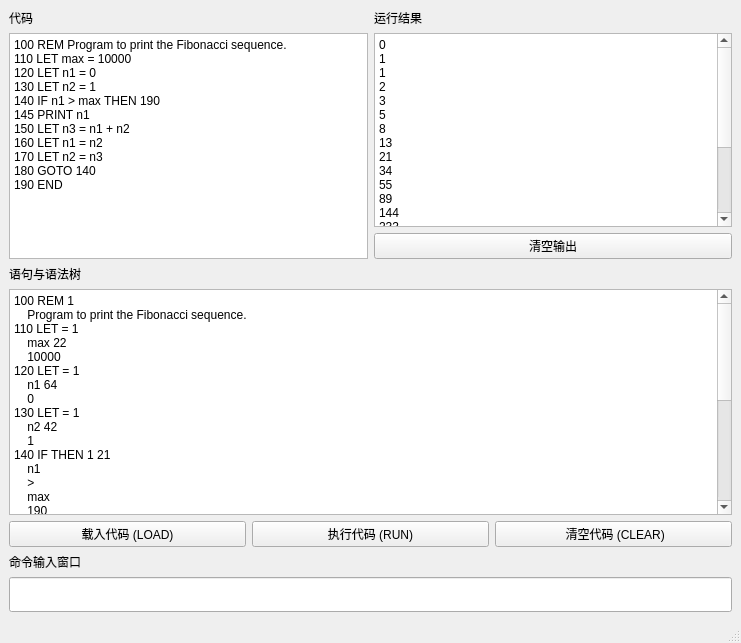
<?xml version="1.0" encoding="UTF-8"?>
<ui version="4.0">
 <class>MainWindow</class>
 <widget class="QMainWindow" name="MainWindow">
  <property name="geometry">
   <rect>
    <x>0</x>
    <y>0</y>
    <width>741</width>
    <height>643</height>
   </rect>
  </property>
  <property name="sizePolicy">
   <sizepolicy hsizetype="Preferred" vsizetype="Preferred">
    <horstretch>0</horstretch>
    <verstretch>0</verstretch>
   </sizepolicy>
  </property>
  <property name="windowTitle">
   <string>GuiBasic</string>
  </property>
  <widget class="QWidget" name="centralwidget">
   <property name="sizePolicy">
    <sizepolicy hsizetype="Expanding" vsizetype="Expanding">
     <horstretch>0</horstretch>
     <verstretch>0</verstretch>
    </sizepolicy>
   </property>
   <layout class="QHBoxLayout" name="horizontalLayout_3">
    <item>
     <layout class="QVBoxLayout" name="verticalLayout">
      <item>
       <layout class="QHBoxLayout" name="horizontalLayout">
        <item>
         <layout class="QVBoxLayout" name="verticalLayout_2">
          <item>
           <widget class="QLabel" name="label">
            <property name="text">
             <string>代码</string>
            </property>
           </widget>
          </item>
          <item>
           <widget class="QTextBrowser" name="CodeDisplay">
            <property name="readOnly">
             <bool>true</bool>
            </property>
            <property name="html">
             <string>&lt;!DOCTYPE HTML PUBLIC &quot;-//W3C//DTD HTML 4.0//EN&quot; &quot;http://www.w3.org/TR/REC-html40/strict.dtd&quot;&gt;
&lt;html&gt;&lt;head&gt;&lt;meta name=&quot;qrichtext&quot; content=&quot;1&quot; /&gt;&lt;meta charset=&quot;utf-8&quot; /&gt;&lt;style type=&quot;text/css&quot;&gt;
p, li { white-space: pre-wrap; }
hr { height: 1px; border-width: 0; }
li.unchecked::marker { content: &quot;\2610&quot;; }
li.checked::marker { content: &quot;\2612&quot;; }
&lt;/style&gt;&lt;/head&gt;&lt;body style=&quot; font-family:'Microsoft YaHei UI'; font-size:9pt; font-weight:400; font-style:normal;&quot;&gt;
&lt;p style=&quot; margin-top:0px; margin-bottom:0px; margin-left:0px; margin-right:0px; -qt-block-indent:0; text-indent:0px;&quot;&gt;&lt;span style=&quot; font-family:'.AppleSystemUIFont';&quot;&gt;100 REM Program to print the Fibonacci sequence.&lt;/span&gt;&lt;/p&gt;
&lt;p style=&quot; margin-top:0px; margin-bottom:0px; margin-left:0px; margin-right:0px; -qt-block-indent:0; text-indent:0px;&quot;&gt;&lt;span style=&quot; font-family:'.AppleSystemUIFont';&quot;&gt;110 LET max = 10000&lt;/span&gt;&lt;/p&gt;
&lt;p style=&quot; margin-top:0px; margin-bottom:0px; margin-left:0px; margin-right:0px; -qt-block-indent:0; text-indent:0px;&quot;&gt;&lt;span style=&quot; font-family:'.AppleSystemUIFont';&quot;&gt;120 LET n1 = 0&lt;/span&gt;&lt;/p&gt;
&lt;p style=&quot; margin-top:0px; margin-bottom:0px; margin-left:0px; margin-right:0px; -qt-block-indent:0; text-indent:0px;&quot;&gt;&lt;span style=&quot; font-family:'.AppleSystemUIFont';&quot;&gt;130 LET n2 = 1&lt;/span&gt;&lt;/p&gt;
&lt;p style=&quot; margin-top:0px; margin-bottom:0px; margin-left:0px; margin-right:0px; -qt-block-indent:0; text-indent:0px;&quot;&gt;&lt;span style=&quot; font-family:'.AppleSystemUIFont';&quot;&gt;140 IF n1 &amp;gt; max THEN 190&lt;/span&gt;&lt;/p&gt;
&lt;p style=&quot; margin-top:0px; margin-bottom:0px; margin-left:0px; margin-right:0px; -qt-block-indent:0; text-indent:0px;&quot;&gt;&lt;span style=&quot; font-family:'.AppleSystemUIFont';&quot;&gt;145 PRINT n1&lt;/span&gt;&lt;/p&gt;
&lt;p style=&quot; margin-top:0px; margin-bottom:0px; margin-left:0px; margin-right:0px; -qt-block-indent:0; text-indent:0px;&quot;&gt;&lt;span style=&quot; font-family:'.AppleSystemUIFont';&quot;&gt;150 LET n3 = n1 + n2&lt;/span&gt;&lt;/p&gt;
&lt;p style=&quot; margin-top:0px; margin-bottom:0px; margin-left:0px; margin-right:0px; -qt-block-indent:0; text-indent:0px;&quot;&gt;&lt;span style=&quot; font-family:'.AppleSystemUIFont';&quot;&gt;160 LET n1 = n2&lt;/span&gt;&lt;/p&gt;
&lt;p style=&quot; margin-top:0px; margin-bottom:0px; margin-left:0px; margin-right:0px; -qt-block-indent:0; text-indent:0px;&quot;&gt;&lt;span style=&quot; font-family:'.AppleSystemUIFont';&quot;&gt;170 LET n2 = n3&lt;/span&gt;&lt;/p&gt;
&lt;p style=&quot; margin-top:0px; margin-bottom:0px; margin-left:0px; margin-right:0px; -qt-block-indent:0; text-indent:0px;&quot;&gt;&lt;span style=&quot; font-family:'.AppleSystemUIFont';&quot;&gt;180 GOTO 140&lt;/span&gt;&lt;/p&gt;
&lt;p style=&quot; margin-top:0px; margin-bottom:0px; margin-left:0px; margin-right:0px; -qt-block-indent:0; text-indent:0px;&quot;&gt;&lt;span style=&quot; font-family:'.AppleSystemUIFont';&quot;&gt;190 END&lt;/span&gt;&lt;/p&gt;&lt;/body&gt;&lt;/html&gt;</string>
            </property>
           </widget>
          </item>
         </layout>
        </item>
        <item>
         <layout class="QVBoxLayout" name="verticalLayout_4">
          <item>
           <widget class="QLabel" name="label_3">
            <property name="text">
             <string>运行结果</string>
            </property>
           </widget>
          </item>
          <item>
           <widget class="QTextBrowser" name="textBrowser">
            <property name="html">
             <string>&lt;!DOCTYPE HTML PUBLIC &quot;-//W3C//DTD HTML 4.0//EN&quot; &quot;http://www.w3.org/TR/REC-html40/strict.dtd&quot;&gt;
&lt;html&gt;&lt;head&gt;&lt;meta name=&quot;qrichtext&quot; content=&quot;1&quot; /&gt;&lt;meta charset=&quot;utf-8&quot; /&gt;&lt;style type=&quot;text/css&quot;&gt;
p, li { white-space: pre-wrap; }
hr { height: 1px; border-width: 0; }
li.unchecked::marker { content: &quot;\2610&quot;; }
li.checked::marker { content: &quot;\2612&quot;; }
&lt;/style&gt;&lt;/head&gt;&lt;body style=&quot; font-family:'Microsoft YaHei UI'; font-size:9pt; font-weight:400; font-style:normal;&quot;&gt;
&lt;p style=&quot; margin-top:0px; margin-bottom:0px; margin-left:0px; margin-right:0px; -qt-block-indent:0; text-indent:0px;&quot;&gt;&lt;span style=&quot; font-family:'.AppleSystemUIFont';&quot;&gt;0&lt;/span&gt;&lt;/p&gt;
&lt;p style=&quot; margin-top:0px; margin-bottom:0px; margin-left:0px; margin-right:0px; -qt-block-indent:0; text-indent:0px;&quot;&gt;&lt;span style=&quot; font-family:'.AppleSystemUIFont';&quot;&gt;1&lt;/span&gt;&lt;/p&gt;
&lt;p style=&quot; margin-top:0px; margin-bottom:0px; margin-left:0px; margin-right:0px; -qt-block-indent:0; text-indent:0px;&quot;&gt;&lt;span style=&quot; font-family:'.AppleSystemUIFont';&quot;&gt;1&lt;/span&gt;&lt;/p&gt;
&lt;p style=&quot; margin-top:0px; margin-bottom:0px; margin-left:0px; margin-right:0px; -qt-block-indent:0; text-indent:0px;&quot;&gt;&lt;span style=&quot; font-family:'.AppleSystemUIFont';&quot;&gt;2&lt;/span&gt;&lt;/p&gt;
&lt;p style=&quot; margin-top:0px; margin-bottom:0px; margin-left:0px; margin-right:0px; -qt-block-indent:0; text-indent:0px;&quot;&gt;&lt;span style=&quot; font-family:'.AppleSystemUIFont';&quot;&gt;3&lt;/span&gt;&lt;/p&gt;
&lt;p style=&quot; margin-top:0px; margin-bottom:0px; margin-left:0px; margin-right:0px; -qt-block-indent:0; text-indent:0px;&quot;&gt;&lt;span style=&quot; font-family:'.AppleSystemUIFont';&quot;&gt;5&lt;/span&gt;&lt;/p&gt;
&lt;p style=&quot; margin-top:0px; margin-bottom:0px; margin-left:0px; margin-right:0px; -qt-block-indent:0; text-indent:0px;&quot;&gt;&lt;span style=&quot; font-family:'.AppleSystemUIFont';&quot;&gt;8&lt;/span&gt;&lt;/p&gt;
&lt;p style=&quot; margin-top:0px; margin-bottom:0px; margin-left:0px; margin-right:0px; -qt-block-indent:0; text-indent:0px;&quot;&gt;&lt;span style=&quot; font-family:'.AppleSystemUIFont';&quot;&gt;13&lt;/span&gt;&lt;/p&gt;
&lt;p style=&quot; margin-top:0px; margin-bottom:0px; margin-left:0px; margin-right:0px; -qt-block-indent:0; text-indent:0px;&quot;&gt;&lt;span style=&quot; font-family:'.AppleSystemUIFont';&quot;&gt;21&lt;/span&gt;&lt;/p&gt;
&lt;p style=&quot; margin-top:0px; margin-bottom:0px; margin-left:0px; margin-right:0px; -qt-block-indent:0; text-indent:0px;&quot;&gt;&lt;span style=&quot; font-family:'.AppleSystemUIFont';&quot;&gt;34&lt;/span&gt;&lt;/p&gt;
&lt;p style=&quot; margin-top:0px; margin-bottom:0px; margin-left:0px; margin-right:0px; -qt-block-indent:0; text-indent:0px;&quot;&gt;&lt;span style=&quot; font-family:'.AppleSystemUIFont';&quot;&gt;55&lt;/span&gt;&lt;/p&gt;
&lt;p style=&quot; margin-top:0px; margin-bottom:0px; margin-left:0px; margin-right:0px; -qt-block-indent:0; text-indent:0px;&quot;&gt;&lt;span style=&quot; font-family:'.AppleSystemUIFont';&quot;&gt;89&lt;/span&gt;&lt;/p&gt;
&lt;p style=&quot; margin-top:0px; margin-bottom:0px; margin-left:0px; margin-right:0px; -qt-block-indent:0; text-indent:0px;&quot;&gt;&lt;span style=&quot; font-family:'.AppleSystemUIFont';&quot;&gt;144&lt;/span&gt;&lt;/p&gt;
&lt;p style=&quot; margin-top:0px; margin-bottom:0px; margin-left:0px; margin-right:0px; -qt-block-indent:0; text-indent:0px;&quot;&gt;&lt;span style=&quot; font-family:'.AppleSystemUIFont';&quot;&gt;233&lt;/span&gt;&lt;/p&gt;
&lt;p style=&quot; margin-top:0px; margin-bottom:0px; margin-left:0px; margin-right:0px; -qt-block-indent:0; text-indent:0px;&quot;&gt;&lt;span style=&quot; font-family:'.AppleSystemUIFont';&quot;&gt;377&lt;/span&gt;&lt;/p&gt;
&lt;p style=&quot; margin-top:0px; margin-bottom:0px; margin-left:0px; margin-right:0px; -qt-block-indent:0; text-indent:0px;&quot;&gt;&lt;span style=&quot; font-family:'.AppleSystemUIFont';&quot;&gt;610&lt;/span&gt;&lt;/p&gt;
&lt;p style=&quot; margin-top:0px; margin-bottom:0px; margin-left:0px; margin-right:0px; -qt-block-indent:0; text-indent:0px;&quot;&gt;&lt;span style=&quot; font-family:'.AppleSystemUIFont';&quot;&gt;987&lt;/span&gt;&lt;/p&gt;
&lt;p style=&quot; margin-top:0px; margin-bottom:0px; margin-left:0px; margin-right:0px; -qt-block-indent:0; text-indent:0px;&quot;&gt;&lt;span style=&quot; font-family:'.AppleSystemUIFont';&quot;&gt;1597&lt;/span&gt;&lt;/p&gt;
&lt;p style=&quot; margin-top:0px; margin-bottom:0px; margin-left:0px; margin-right:0px; -qt-block-indent:0; text-indent:0px;&quot;&gt;&lt;span style=&quot; font-family:'.AppleSystemUIFont';&quot;&gt;2584&lt;/span&gt;&lt;/p&gt;
&lt;p style=&quot; margin-top:0px; margin-bottom:0px; margin-left:0px; margin-right:0px; -qt-block-indent:0; text-indent:0px;&quot;&gt;&lt;span style=&quot; font-family:'.AppleSystemUIFont';&quot;&gt;4181&lt;/span&gt;&lt;/p&gt;
&lt;p style=&quot; margin-top:0px; margin-bottom:0px; margin-left:0px; margin-right:0px; -qt-block-indent:0; text-indent:0px;&quot;&gt;&lt;span style=&quot; font-family:'.AppleSystemUIFont';&quot;&gt;6765&lt;/span&gt;&lt;/p&gt;
&lt;p style=&quot;-qt-paragraph-type:empty; margin-top:0px; margin-bottom:0px; margin-left:0px; margin-right:0px; -qt-block-indent:0; text-indent:0px; font-family:'.AppleSystemUIFont';&quot;&gt;&lt;br /&gt;&lt;/p&gt;&lt;/body&gt;&lt;/html&gt;</string>
            </property>
           </widget>
          </item>
          <item>
           <widget class="QPushButton" name="clearOutputButton">
            <property name="text">
             <string>清空输出</string>
            </property>
           </widget>
          </item>
         </layout>
        </item>
       </layout>
      </item>
      <item>
       <layout class="QVBoxLayout" name="verticalLayout_3">
        <item>
         <widget class="QLabel" name="label_2">
          <property name="text">
           <string>语句与语法树</string>
          </property>
         </widget>
        </item>
        <item>
         <widget class="QTextBrowser" name="treeDisplay">
          <property name="readOnly">
           <bool>true</bool>
          </property>
          <property name="html">
           <string>&lt;!DOCTYPE HTML PUBLIC &quot;-//W3C//DTD HTML 4.0//EN&quot; &quot;http://www.w3.org/TR/REC-html40/strict.dtd&quot;&gt;
&lt;html&gt;&lt;head&gt;&lt;meta name=&quot;qrichtext&quot; content=&quot;1&quot; /&gt;&lt;meta charset=&quot;utf-8&quot; /&gt;&lt;style type=&quot;text/css&quot;&gt;
p, li { white-space: pre-wrap; }
hr { height: 1px; border-width: 0; }
li.unchecked::marker { content: &quot;\2610&quot;; }
li.checked::marker { content: &quot;\2612&quot;; }
&lt;/style&gt;&lt;/head&gt;&lt;body style=&quot; font-family:'Microsoft YaHei UI'; font-size:9pt; font-weight:400; font-style:normal;&quot;&gt;
&lt;p style=&quot; margin-top:0px; margin-bottom:0px; margin-left:0px; margin-right:0px; -qt-block-indent:0; text-indent:0px;&quot;&gt;100 REM 1&lt;/p&gt;
&lt;p style=&quot; margin-top:0px; margin-bottom:0px; margin-left:0px; margin-right:0px; -qt-block-indent:0; text-indent:0px;&quot;&gt;    Program to print the Fibonacci sequence.&lt;/p&gt;
&lt;p style=&quot; margin-top:0px; margin-bottom:0px; margin-left:0px; margin-right:0px; -qt-block-indent:0; text-indent:0px;&quot;&gt;110 LET = 1&lt;/p&gt;
&lt;p style=&quot; margin-top:0px; margin-bottom:0px; margin-left:0px; margin-right:0px; -qt-block-indent:0; text-indent:0px;&quot;&gt;    max 22&lt;/p&gt;
&lt;p style=&quot; margin-top:0px; margin-bottom:0px; margin-left:0px; margin-right:0px; -qt-block-indent:0; text-indent:0px;&quot;&gt;    10000&lt;/p&gt;
&lt;p style=&quot; margin-top:0px; margin-bottom:0px; margin-left:0px; margin-right:0px; -qt-block-indent:0; text-indent:0px;&quot;&gt;120 LET = 1&lt;/p&gt;
&lt;p style=&quot; margin-top:0px; margin-bottom:0px; margin-left:0px; margin-right:0px; -qt-block-indent:0; text-indent:0px;&quot;&gt;    n1 64&lt;/p&gt;
&lt;p style=&quot; margin-top:0px; margin-bottom:0px; margin-left:0px; margin-right:0px; -qt-block-indent:0; text-indent:0px;&quot;&gt;    0&lt;/p&gt;
&lt;p style=&quot; margin-top:0px; margin-bottom:0px; margin-left:0px; margin-right:0px; -qt-block-indent:0; text-indent:0px;&quot;&gt;130 LET = 1&lt;/p&gt;
&lt;p style=&quot; margin-top:0px; margin-bottom:0px; margin-left:0px; margin-right:0px; -qt-block-indent:0; text-indent:0px;&quot;&gt;    n2 42&lt;/p&gt;
&lt;p style=&quot; margin-top:0px; margin-bottom:0px; margin-left:0px; margin-right:0px; -qt-block-indent:0; text-indent:0px;&quot;&gt;    1&lt;/p&gt;
&lt;p style=&quot; margin-top:0px; margin-bottom:0px; margin-left:0px; margin-right:0px; -qt-block-indent:0; text-indent:0px;&quot;&gt;140 IF THEN 1 21&lt;/p&gt;
&lt;p style=&quot; margin-top:0px; margin-bottom:0px; margin-left:0px; margin-right:0px; -qt-block-indent:0; text-indent:0px;&quot;&gt;    n1&lt;/p&gt;
&lt;p style=&quot; margin-top:0px; margin-bottom:0px; margin-left:0px; margin-right:0px; -qt-block-indent:0; text-indent:0px;&quot;&gt;    &amp;gt;&lt;/p&gt;
&lt;p style=&quot; margin-top:0px; margin-bottom:0px; margin-left:0px; margin-right:0px; -qt-block-indent:0; text-indent:0px;&quot;&gt;    max&lt;/p&gt;
&lt;p style=&quot; margin-top:0px; margin-bottom:0px; margin-left:0px; margin-right:0px; -qt-block-indent:0; text-indent:0px;&quot;&gt;    190&lt;/p&gt;
&lt;p style=&quot; margin-top:0px; margin-bottom:0px; margin-left:0px; margin-right:0px; -qt-block-indent:0; text-indent:0px;&quot;&gt;145 PRINT 21&lt;/p&gt;
&lt;p style=&quot; margin-top:0px; margin-bottom:0px; margin-left:0px; margin-right:0px; -qt-block-indent:0; text-indent:0px;&quot;&gt;    n1&lt;/p&gt;
&lt;p style=&quot; margin-top:0px; margin-bottom:0px; margin-left:0px; margin-right:0px; -qt-block-indent:0; text-indent:0px;&quot;&gt;150 LET = 21&lt;/p&gt;
&lt;p style=&quot; margin-top:0px; margin-bottom:0px; margin-left:0px; margin-right:0px; -qt-block-indent:0; text-indent:0px;&quot;&gt;    n3 21&lt;/p&gt;
&lt;p style=&quot; margin-top:0px; margin-bottom:0px; margin-left:0px; margin-right:0px; -qt-block-indent:0; text-indent:0px;&quot;&gt;    +&lt;/p&gt;
&lt;p style=&quot; margin-top:0px; margin-bottom:0px; margin-left:0px; margin-right:0px; -qt-block-indent:0; text-indent:0px;&quot;&gt;        n1&lt;/p&gt;
&lt;p style=&quot; margin-top:0px; margin-bottom:0px; margin-left:0px; margin-right:0px; -qt-block-indent:0; text-indent:0px;&quot;&gt;        n2&lt;/p&gt;
&lt;p style=&quot; margin-top:0px; margin-bottom:0px; margin-left:0px; margin-right:0px; -qt-block-indent:0; text-indent:0px;&quot;&gt;160 LET = 21&lt;/p&gt;
&lt;p style=&quot; margin-top:0px; margin-bottom:0px; margin-left:0px; margin-right:0px; -qt-block-indent:0; text-indent:0px;&quot;&gt;    n1 64&lt;/p&gt;
&lt;p style=&quot; margin-top:0px; margin-bottom:0px; margin-left:0px; margin-right:0px; -qt-block-indent:0; text-indent:0px;&quot;&gt;    n2&lt;/p&gt;
&lt;p style=&quot; margin-top:0px; margin-bottom:0px; margin-left:0px; margin-right:0px; -qt-block-indent:0; text-indent:0px;&quot;&gt;170 LET = 21&lt;/p&gt;
&lt;p style=&quot; margin-top:0px; margin-bottom:0px; margin-left:0px; margin-right:0px; -qt-block-indent:0; text-indent:0px;&quot;&gt;    n2 42&lt;/p&gt;
&lt;p style=&quot; margin-top:0px; margin-bottom:0px; margin-left:0px; margin-right:0px; -qt-block-indent:0; text-indent:0px;&quot;&gt;    n3&lt;/p&gt;
&lt;p style=&quot; margin-top:0px; margin-bottom:0px; margin-left:0px; margin-right:0px; -qt-block-indent:0; text-indent:0px;&quot;&gt;180 GOTO 21&lt;/p&gt;
&lt;p style=&quot; margin-top:0px; margin-bottom:0px; margin-left:0px; margin-right:0px; -qt-block-indent:0; text-indent:0px;&quot;&gt;    140&lt;/p&gt;
&lt;p style=&quot; margin-top:0px; margin-bottom:0px; margin-left:0px; margin-right:0px; -qt-block-indent:0; text-indent:0px;&quot;&gt;190 END 1&lt;/p&gt;&lt;/body&gt;&lt;/html&gt;</string>
          </property>
         </widget>
        </item>
       </layout>
      </item>
      <item>
       <layout class="QHBoxLayout" name="horizontalLayout_2">
        <item>
         <widget class="QPushButton" name="btnLoadCode">
          <property name="text">
           <string>载入代码 (LOAD)</string>
          </property>
         </widget>
        </item>
        <item>
         <widget class="QPushButton" name="btnRunCode">
          <property name="text">
           <string>执行代码 (RUN)</string>
          </property>
         </widget>
        </item>
        <item>
         <widget class="QPushButton" name="btnClearCode">
          <property name="text">
           <string> 清空代码 (CLEAR)</string>
          </property>
         </widget>
        </item>
       </layout>
      </item>
      <item>
       <layout class="QVBoxLayout" name="verticalLayout_5">
        <item>
         <widget class="QLabel" name="label_4">
          <property name="text">
           <string>命令输入窗口</string>
          </property>
         </widget>
        </item>
        <item>
         <widget class="QLineEdit" name="cmdLineEdit">
          <property name="minimumSize">
           <size>
            <width>0</width>
            <height>35</height>
           </size>
          </property>
          <property name="sizeIncrement">
           <size>
            <width>0</width>
            <height>20</height>
           </size>
          </property>
          <property name="font">
           <font>
            <pointsize>16</pointsize>
           </font>
          </property>
         </widget>
        </item>
       </layout>
      </item>
     </layout>
    </item>
   </layout>
  </widget>
  <widget class="QMenuBar" name="menubar">
   <property name="geometry">
    <rect>
     <x>0</x>
     <y>0</y>
     <width>741</width>
     <height>18</height>
    </rect>
   </property>
  </widget>
  <widget class="QStatusBar" name="statusbar"/>
 </widget>
 <resources/>
 <connections/>
</ui>
